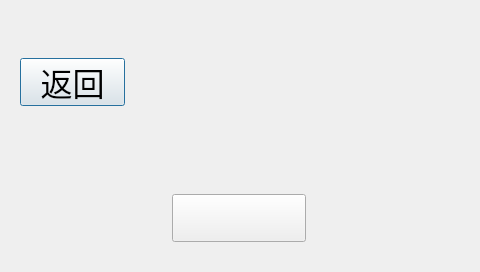
<?xml version="1.0" encoding="UTF-8"?>
<ui version="4.0">
 <class>DebugDialog</class>
 <widget class="QDialog" name="DebugDialog">
  <property name="geometry">
   <rect>
    <x>0</x>
    <y>0</y>
    <width>480</width>
    <height>272</height>
   </rect>
  </property>
  <property name="windowTitle">
   <string>Dialog</string>
  </property>
  <widget class="QPushButton" name="ReturnButton">
   <property name="geometry">
    <rect>
     <x>20</x>
     <y>58</y>
     <width>105</width>
     <height>48</height>
    </rect>
   </property>
   <property name="font">
    <font>
     <pointsize>24</pointsize>
    </font>
   </property>
   <property name="styleSheet">
    <string notr="true">background-image: url(:/new/picture/setting_interface/Rectangle 252.png);</string>
   </property>
   <property name="text">
    <string>返回</string>
   </property>
   <property name="icon">
    <iconset resource="picture.qrc">
     <normaloff>:/new/picture/setting_interface/return.png</normaloff>:/new/picture/setting_interface/return.png</iconset>
   </property>
   <property name="iconSize">
    <size>
     <width>21</width>
     <height>14</height>
    </size>
   </property>
  </widget>
  <widget class="QLabel" name="sysupdate_label">
   <property name="geometry">
    <rect>
     <x>170</x>
     <y>10</y>
     <width>141</width>
     <height>39</height>
    </rect>
   </property>
   <property name="text">
    <string/>
   </property>
   <property name="pixmap">
    <pixmap resource="picture.qrc">:/new/picture/setting_interface/sysupdate.png</pixmap>
   </property>
   <property name="scaledContents">
    <bool>false</bool>
   </property>
  </widget>
  <widget class="QLabel" name="textlabel">
   <property name="geometry">
    <rect>
     <x>61</x>
     <y>137</y>
     <width>358</width>
     <height>39</height>
    </rect>
   </property>
   <property name="layoutDirection">
    <enum>Qt::LeftToRight</enum>
   </property>
   <property name="styleSheet">
    <string notr="true"/>
   </property>
   <property name="text">
    <string/>
   </property>
   <property name="scaledContents">
    <bool>false</bool>
   </property>
   <property name="alignment">
    <set>Qt::AlignLeading|Qt::AlignLeft|Qt::AlignVCenter</set>
   </property>
  </widget>
  <widget class="QPushButton" name="Connect_Test_Button">
   <property name="geometry">
    <rect>
     <x>172</x>
     <y>194</y>
     <width>134</width>
     <height>48</height>
    </rect>
   </property>
   <property name="text">
    <string/>
   </property>
  </widget>
 </widget>
 <resources>
  <include location="picture.qrc"/>
 </resources>
 <connections>
  <connection>
   <sender>ReturnButton</sender>
   <signal>clicked()</signal>
   <receiver>DebugDialog</receiver>
   <slot>close()</slot>
   <hints>
    <hint type="sourcelabel">
     <x>72</x>
     <y>81</y>
    </hint>
    <hint type="destinationlabel">
     <x>239</x>
     <y>135</y>
    </hint>
   </hints>
  </connection>
 </connections>
</ui>
